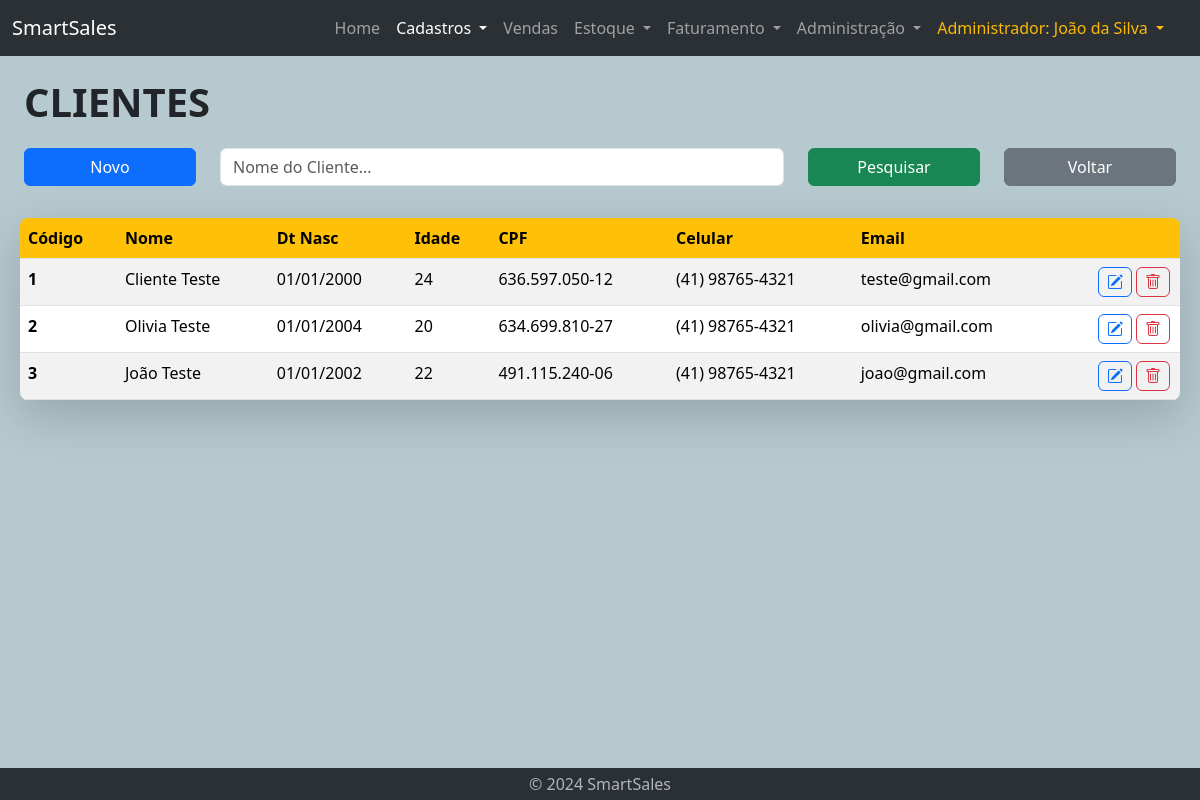
The app's page /vendedor-lst-clientes.php (signed in), older data.
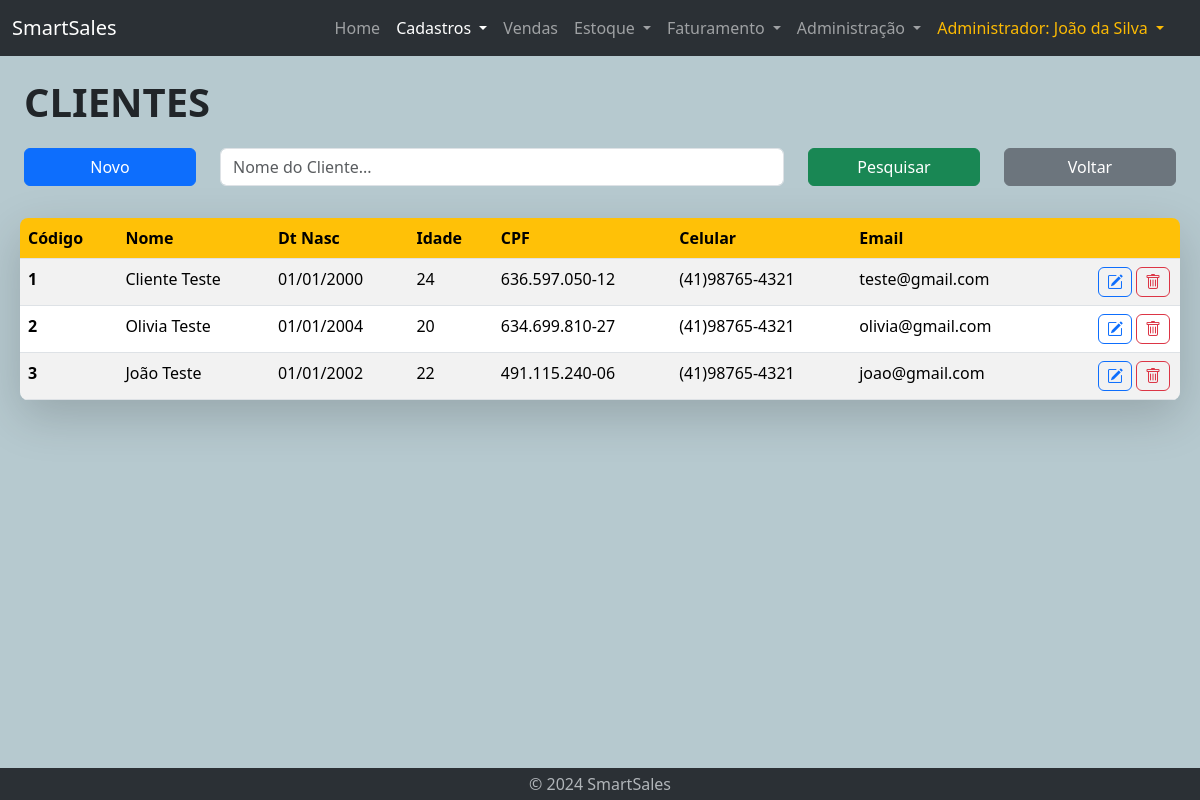
The same page, newer data.
### tables this page shows
CREATE TABLE cliente (
    id int AUTO_INCREMENT PRIMARY KEY NOT NULL,
    nome VARCHAR(255) NOT NULL,
    email VARCHAR(255) NOT NULL UNIQUE,
    celular VARCHAR(50),
    CPF VARCHAR(14) NOT NULL UNIQUE,
    dt_nasc DATE NOT NULL,
    data_cad DATE,
    data_updt DATE
);

### vendedor-lst-clientes.php (the view, shortened to what this page needs)
<!DOCTYPE html>
<html lang="en">
<head>
    <?php require "geral/links.php" ?>
</head>
<body id="cadastro">
<?php require "geral/navbar.php" ?>
<?php require 'bd/connection.php'; ?>
    <div class="container-fluid mt-3 home">
        <div class="container-fluid">
            <div class="title-text">
                CLIENTES
            </div>
        </div>
        <div class="container-fluid mt-3">
            <form action="vendedor-lst-clientes.php" method="post">
                <div class="row">
                    <div class="col-lg-2 col-sm-2 col-12">
                        <button type="button" class="btn btn-primary mb-3 w-100" data-bs-toggle="modal" data-bs-target="#modalCadastro">Novo</button>
                    </div>
                    <div class="col-lg-6 col-sm-7 col-12">
                            <input type="text" name="pesquisa" class="form-control mb-3" id="inputPesquisa" placeholder="Nome do Cliente..."
                                value="<?php echo isset($_POST['pesquisa']) ? $_POST['pesquisa'] : ''; ?>">
                    </div>
                    <div class="col-lg-2 col-sm-3 col-12">
                        <button type="submit" class="btn btn-success mb-3 w-100">Pesquisar</button>
                    </div>
                    <div class="col-lg-2 col-sm-2 col-12">
                        <button type="button" class="btn btn-secondary mb-3 w-100" onclick="window.location.href='vendedor-cadastros-home.php'">Voltar</button>
                    </div>
                </div>
            </form>
        </div>
        <div class="container-fuid mt-3 ms-lg-2 me-lg-2 shadow-lg rounded-3">
            <?php
                $conn = new mysqli($servername, $username, $password, $database);
                $sql = "SELECT id, nome, email, celular, CPF, dt_nasc, data_cad, data_updt FROM cliente";
            ?>
                <div class='table-responsive table-wrapper'>
                    <table class='table table-striped table-hover rounded-3 overflow-hidden' id='myTable'>
                        <thead class='thead-yellow'>
                            <tr>
                                <th scope='col'>Código</th>
                                <th scope='col'>Nome</th>
                                <th scope='col'>Dt Nasc</th>
                                <th scope='col'>Idade</th>
                                <th scope='col'>CPF</th>
                                <th scope='col'>Celular</th>
                                <th scope='col'>Email</th>
                                <th scope='col'> </th>
                            </tr>
                        </thead>
            <?php
                if ($result = $conn->query($sql)) {
                    if ($result->num_rows > 0) {
                        echo "<tbody>";
                        while ($row = $result->fetch_assoc() ) {
                            $data = $row['dt_nasc'];
                            list($ano, $mes, $dia) = explode('-', $data);
                            $hoje = mktime(0, 0, 0, date('m'), date('d'), date('Y'));
                            $nascimento = mktime(0, 0, 0, $mes, $dia, $ano);
                            $idade = floor((((($hoje - $nascimento) / 60) / 60) / 24) / 365.25);
                            $dataY = explode('-', $row["dt_nasc"]);
                            $anoY = $dataY[0];
                            $mesY = $dataY[1];
                            $diaY = $dataY[2];
                            $dt_nasc = $diaY . '/' . $mesY . '/' . $anoY;
                            $cod = $row["id"];
                            echo "<tr>";
                            echo "  <th scope'row'>";
                            echo $cod;
                            echo "  </th><td>";
                            echo $row["nome"];
                            echo "  </td><td>";
                            echo $dt_nasc;
                            echo "  </td><td>";
                            echo $idade;
                            echo "  </td><td>";
                            echo $row["CPF"];
                            echo "  </td><td>";
                            echo $row["celular"];
                            echo "  </td><td>";
                            echo $row["email"];
                            echo "  </td>";
            ?>
                                <td>
                                    <button type="button" class="btn btn-outline-danger" title="Excluir"
                                    onclick="deletar(this)">
                                        <a class="bi bi-trash"></a>
                                    </button>
                                    <button type="button" class="btn btn-outline-primary" title="Editar"
                                    onclick="editar(this, <?php echo $cod ?>)">
                                        <a class="bi bi-pencil-square"></a>
                                    </button>
                                </td>
                            </tr>
            <?php
                        }
                        echo "</tbody>";
                    } else {
                        echo "<tbody>";
                        echo "<tr>";
                        echo "<th scope'row' colspan='8'>Sem nenhum registro no momento.</th>";
                        echo "</tr>";
                        echo "</tbody>";
                    }
                    echo "  </table>";
                    echo "</div>";
                } else {
                    echo "Erro executando SELECT: " . $conn->connect_error;
                }
            ?>
        </div>
    </div>
    <?php require "geral/footer.php" ?>
</body>
</html>

### geral/links.php (shortened to what this page needs)
<link rel="stylesheet" href="framework/bootstrap-5.3.3-dist/css/bootstrap.min.css">
<link rel="stylesheet" href="https://cdn.jsdelivr.net/npm/bootstrap-icons@1.11.3/font/bootstrap-icons.min.css">
<link href="https://cdn.jsdelivr.net/npm/sweetalert2@11.10.8/dist/sweetalert2.min.css" rel="stylesheet">
<link rel="stylesheet" href="css/style.css">

### geral/navbar.php (shortened to what this page needs)
<nav class="navbar navbar-expand-lg bg-body-tertiary" data-bs-theme="dark">
    <div class="container-fluid">
        <a class="navbar-brand" href="home.php">SmartSales</a>
        <div class="offcanvas offcanvas-end" tabindex="-1" id="offcanvasNavbar" aria-labelledby="offcanvasNavbarLabel">
            <div class="offcanvas-body">
                <ul class="navbar-nav justify-content-end flex-grow-1 pe-3">
                    <li class="nav-item">
                        <a class="nav-link" id="home" aria-current="page" href="home.php">Home</a>
                    </li>
                    <li class="nav-item dropdown">
                        <a class="nav-link dropdown-toggle" id="cadastro" href="#" role="button" data-bs-toggle="dropdown" aria-expanded="false">
                            Cadastros
                        </a>
                    </li>
                    <li class="nav-item">
                        <a class="nav-link" id="vendas" href="vendedor-lst-vendas.php" role="button">
                            Vendas
                        </a>
                    </li>
                    <li class="nav-item dropdown">
                        <a class="nav-link dropdown-toggle" id="estoque" href="#" role="button" data-bs-toggle="dropdown" aria-expanded="false">
                            Estoque
                        </a>
                    </li>
                    <li class="nav-item dropdown">
                        <a class="nav-link dropdown-toggle" id="faturamento" href="#" role="button" data-bs-toggle="dropdown" aria-expanded="false">
                            Faturamento
                        </a>
                    </li>
                    <li class="nav-item dropdown">
                        <a class="nav-link dropdown-toggle" id="admin" href="#" role="button" data-bs-toggle="dropdown" aria-expanded="false">
                            Administração
                        </a>
                    </li>
                    <li class="nav-item dropdown">
                        <a class="nav-link dropdown-toggle" href="#" role="button" id="dropdownMenuLink" data-bs-toggle="dropdown" aria-expanded="false" style="color: #fcba03">
                            <?php echo $_SESSION['cargo_nome'] . ": " . $_SESSION['nome']; ?>
                        </a>
                    </li>
                </ul>
            </div>
        </div>
    </div>
</nav>

### geral/footer.php (shortened to what this page needs)
<footer class="my-0" data-bs-theme="dark" style="width: 100% !important">
    <p class="text-center text-body-secondary" style="margin-bottom: 0px;"><a href="#" class="nav-link p-1" data-bs-toggle="modal" data-bs-target="#sobreModal">© 2024 SmartSales</a></p>
</footer>

### css/style.css (style rules this page uses)
body { display: flex; flex-direction: column; min-height: 100vh; background-color: #b6c9cf; }
footer { margin-top: auto; background-color: rgb(43, 48, 53); width: 100% !important; }
.container-fluid.home { flex: 1; margin-bottom: 1rem; }
.title-text { font-weight: 900; font-size: 40px; }
div.table-responsive #myTable .btn { padding: 2px 8px; float: right; margin: 0px 2px; }
div.table-responsive #myTable { margin-bottom: 0px; }
div.table-responsive #myTable a { color: inherit; }
.thead-yellow { --bs-table-color: black; --bs-table-bg: #ffc107; color: var(--bs-table-color); }

Row changes from the older to the newer data that the page shows:
changed cliente "Cliente Teste": celular "(41) 98765-4321" → "(41)98765-4321"
changed cliente "Olivia Teste": celular "(41) 98765-4321" → "(41)98765-4321"
changed cliente "João Teste": celular "(41) 98765-4321" → "(41)98765-4321"
